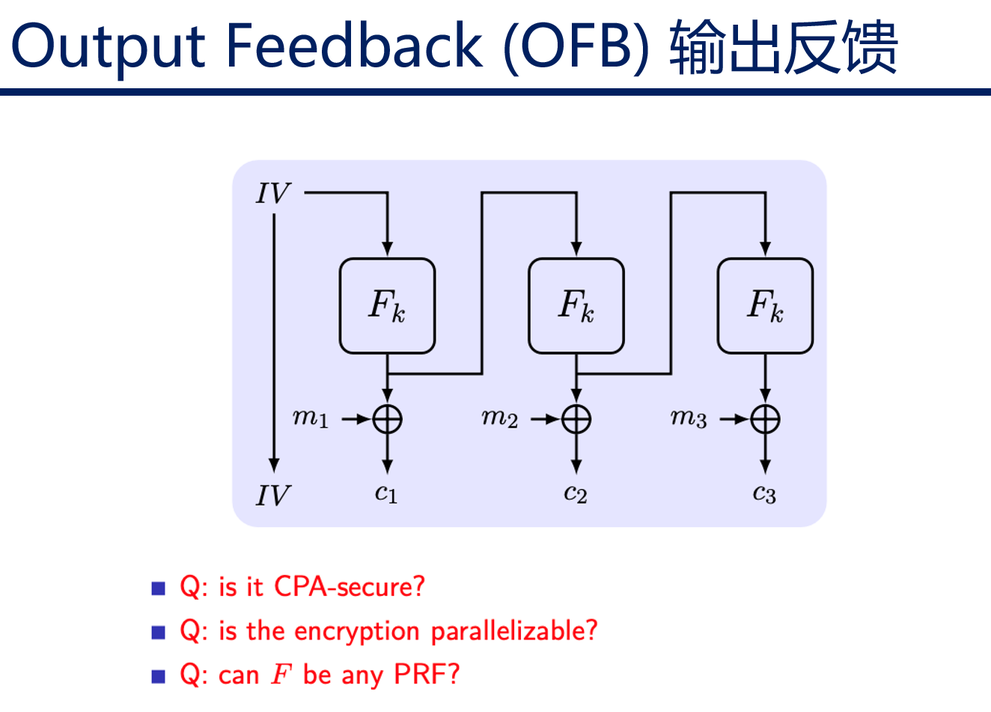
#> input picture 信息安全/密码学/课程实验指导/labs/lab2/lab2/assets/image-20240329001616308.png, 991 x 712 px, shrunk from 1324 x 952 before the run, given in place of avatarenc.png, which was not available
$ python CCAattacker1.py
#> lines starting #> are read from the running program, lines starting #| are printed output that depends on the picture; pictures that were not available may be replaced by others from this repository, and a replacement may not be noted
### 22信息安全/密码学原理/labs/lab2/lab2/CPA.py
import struct
from cryptography.hazmat.primitives.ciphers import Cipher, algorithms, modes
from cryptography.hazmat.backends import default_backend
import os
from PIL import Image
import numpy as np
__author__ = 'Zephyr369'

'''生成一个秘钥和iv，在本次实验中，我们假设密钥和iv在通信双方已经通过安全手段事先准备好'''
# 读取秘钥

# 封装为一个class，这样可以抽象的调用加密解密接口，而且可以封装一个oracle
class CPA(object):
    # 初始 决定好秘钥和iv
    def __init__(self, key_path=r"key\key.bin", iv_path=r"key\iv.bin"):
        os.makedirs(os.path.dirname(key_path), exist_ok=True)
        # 生成或读取密钥和IV
        if not os.path.exists(key_path) or not os.path.exists(iv_path):
            self.key = os.urandom(32)  # AES-256要求的密钥长度
            self.iv = os.urandom(16)   # OFB模式的IV大小
            with open(key_path, "wb") as key_file:
                key_file.write(self.key)
            with open(iv_path, "wb") as iv_file:
                iv_file.write(self.iv)
            self.cipher = Cipher(algorithms.AES(self.key), modes.OFB(self.iv), backend=default_backend())
        else:
            with open(key_path, "rb") as key_file:
                self.key = key_file.read()
            with open(iv_path, "rb") as iv_file:
                self.iv = iv_file.read()
            self.cipher = Cipher(algorithms.AES(self.key), modes.OFB(self.iv), backend=default_backend())

    # [25 lines left out: functions _process_image, _encrypt_schema, not called in this run]
        # 解密路线
    def _decrypt_schema(self, image):
        decryptor = self.cipher.decryptor()
        return decryptor.update(image) + decryptor.finalize()

    def encrypt_image(self, input_path, output_path):
        self._process_image(input_path, output_path, mode='encrypt')

    def decrypt_image(self, input_path, output_path):
        self._process_image(input_path, output_path, mode='decrypt')

### 信息安全/密码学/课程实验指导/labs/lab2/lab2/CCAattacker1.py
import struct
from cryptography.hazmat.primitives.ciphers import Cipher, algorithms, modes
from cryptography.hazmat.backends import default_backend
import os
from PIL import Image
import numpy as np
from CPA import CPA
__author__ = 'Zephyr369'
# 解密oracle
def decrypt_oracle(input_file, output_file):
    cpa = CPA()
    return cpa.decrypt_image(input_file, output_file)

def tamper_encrypted_image(enc_path):
#> called with enc_path = 'img\\avatarenc.png'
    above = r"img\CCAattack\上半部分篡改.png"
    below = r"img\CCAattack\下半部分篡改.png"
    result = r"img\CCAattack\破解结果.png"
    # 加载加密后的图片
    with Image.open(enc_path) as img:
#> img is the input picture: PIL image 991x712 RGB; mean R, G, B 236.1, 235, 244.6
        r, g, b = img.split()
    # 将每个通道转换为numpy数组以便篡改
    r_array = np.array(r, dtype=np.uint8)
    g_array = np.array(g, dtype=np.uint8)
    b_array = np.array(b, dtype=np.uint8)
    # 篡改上半部分
    process_image(r_array.copy(), g_array.copy(), b_array.copy(), above, 1, r.size, enc_path)
    # 篡改下半部分
    process_image(r_array.copy(), g_array.copy(), b_array.copy(), below, 2, r.size, enc_path)
    # 二者拼合
    compose(above, below, result, r.size, enc_path)


def process_image(r, g, b, output_file, choice, size, input_file):
    # 计算图片高度
#> called with output_file = 'img\\CCAattack\\上半部分篡改.png', choice = 1, size = (991, 712), input_file = 'img\\avatarenc.png'
    height = r.shape[0]
#> height = 712
    # 分半攻击
    tamper_height = height // 2
#> tamper_height = 356
    # 上半部分
    if choice == 1:
        r[:tamper_height] ^= 0xFF
#> r: shape (712, 991)
        g[:tamper_height] ^= 0xFF
#> g: shape (712, 991)
        b[:tamper_height] ^= 0xFF
#> b: shape (712, 991)
    # 下半部分
    if choice == 2:
        r[tamper_height:] ^= 0xFF
        g[tamper_height:] ^= 0xFF
        b[tamper_height:] ^= 0xFF

    r_new = Image.fromarray(r, mode='L')
    g_new = Image.fromarray(g, mode='L')
    b_new = Image.fromarray(b, mode='L')
    img_new = Image.merge("RGB", (r_new, g_new, b_new))
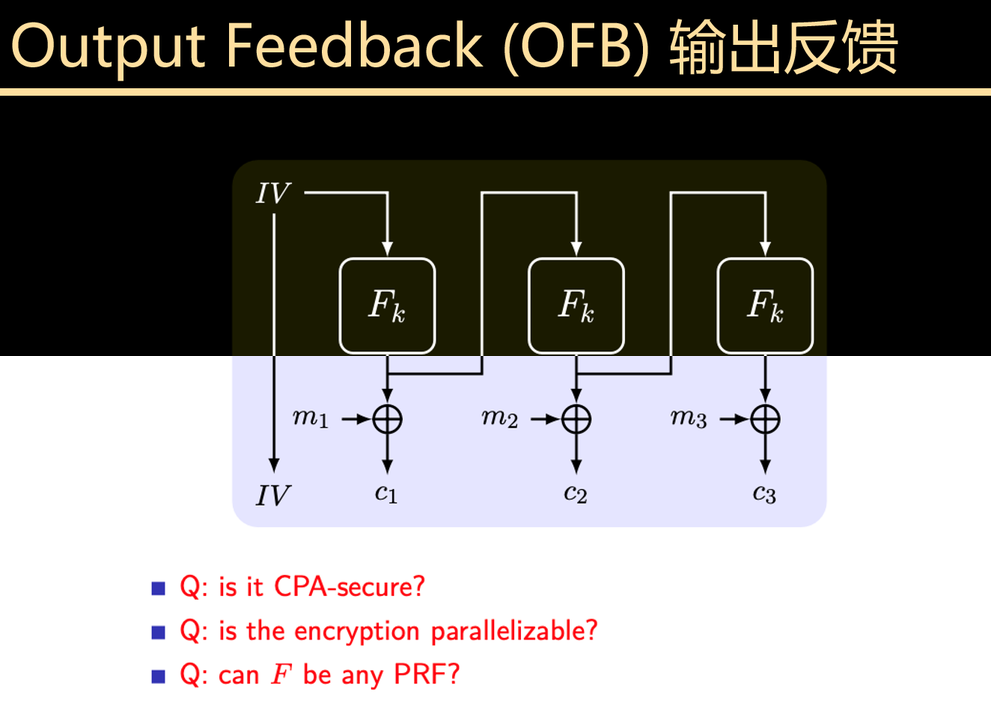
#> img_new: PIL image 991x712 RGB; mean R, G, B 135.9, 133.3, 131.1
    img_new.save(output_file)
    decrypt_oracle(output_file,output_file)
#> (the call stopped at in __init__, `self.cipher = Cipher(algorithms.AES(self.key), modes.OFB(self.iv), bac..`: cryptography is not available in this run)
#> call 2 of process_image, with output_file = 'img\\CCAattack\\下半部分篡改.png', choice = 2, size = (991, 712), input_file = 'img\\avatarenc.png'
#> in process_image (call 2), `g[tamper_height:] ^= 0xFF`:
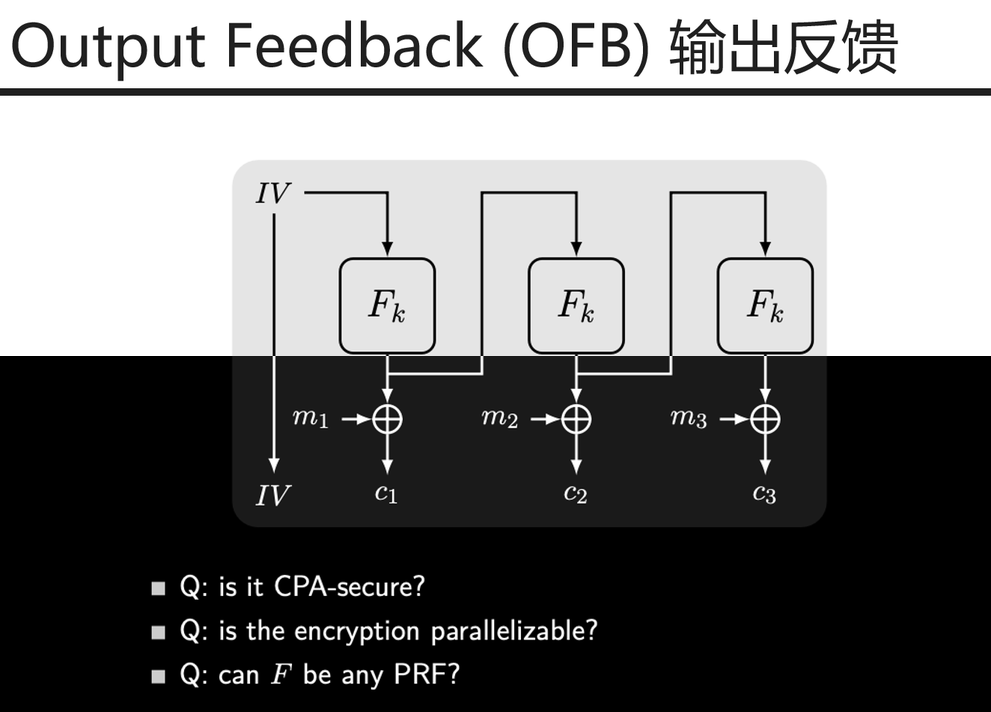
#> g: shape (712, 991); min 0, max 255, mean 121.7
#> in process_image (call 2), `b[tamper_height:] ^= 0xFF`:
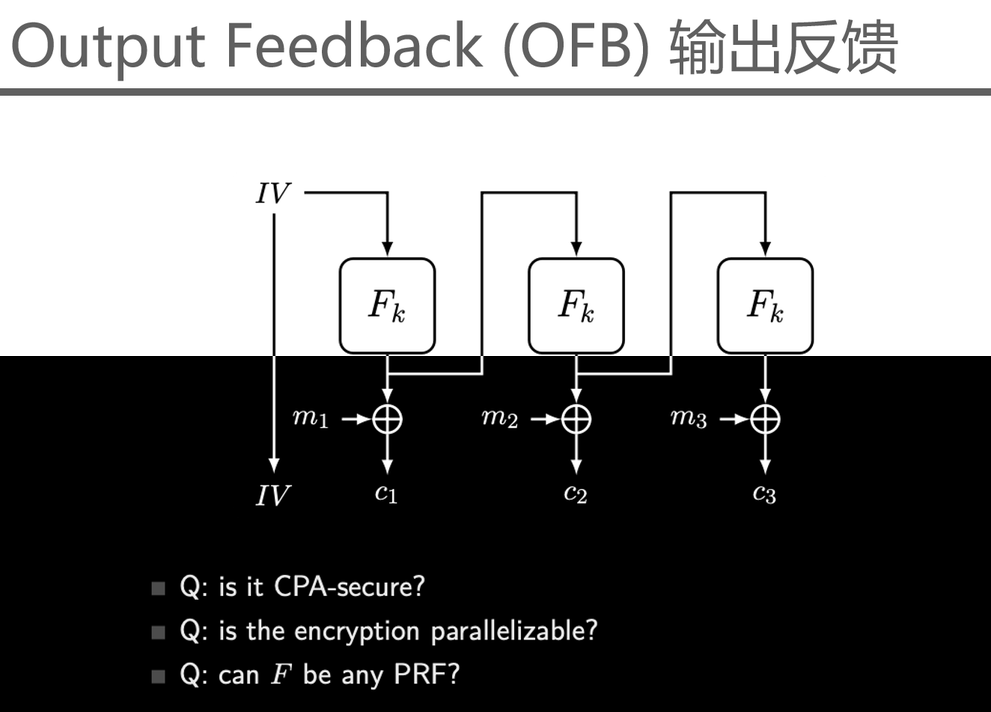
#> b: shape (712, 991); min 0, max 255, mean 123.9
#> in process_image (call 2), `img_new = Image.merge("RGB", (r_new, g_new, b_new))`:
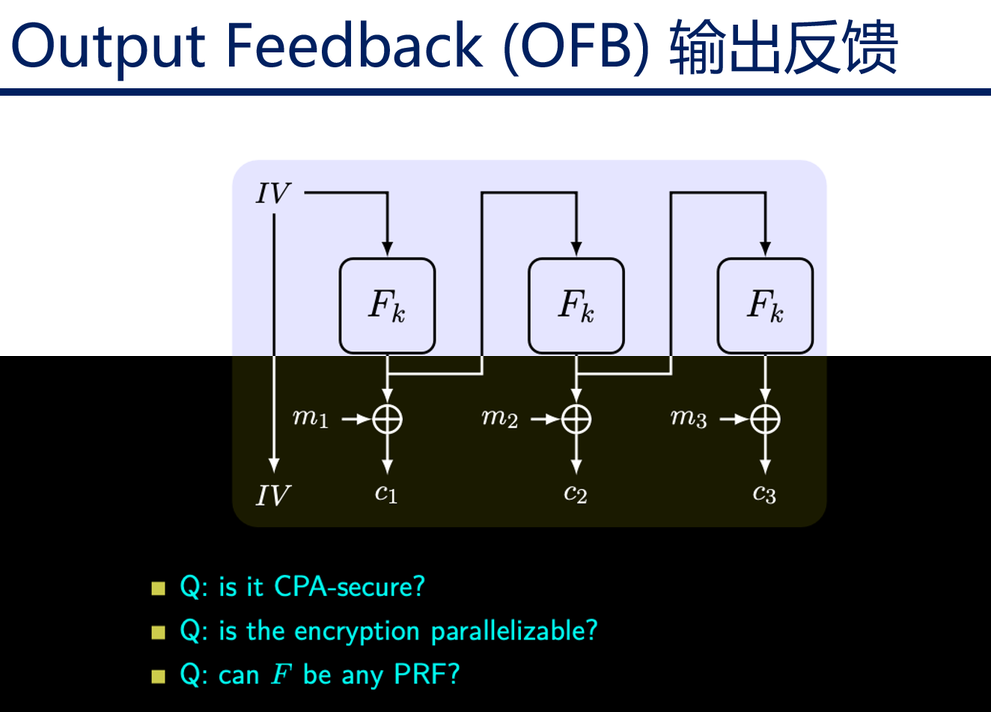
#> img_new: PIL image 991x712 RGB; mean R, G, B 119.1, 121.7, 123.9
#> (the call stopped at in __init__, `self.cipher = Cipher(algorithms.AES(self.key), modes.OFB(self.iv), bac..`: cryptography is not available in this run)

def compose(above, below, result_path, size, input_file):
#> called with above = 'img\\CCAattack\\上半部分篡改.png', below = 'img\\CCAattack\\下半部分篡改.png', result_path = 'img\\CCAattack\\破解结果.png', size = (991, 712), input_file = 'img\\avatarenc.png'
    with Image.open(above) as img:
        r, g, b = img.split()

    # 将每个通道转换为numpy数组以便篡改
    r_above = np.array(r, dtype=np.uint8)
    g_above = np.array(g, dtype=np.uint8)
    b_above = np.array(b, dtype=np.uint8)
    height = (r_above.shape[0]) // 2
#> height = 356
    # 留下半部分
    r_above = r_above[height:]
    g_above = g_above[height:]
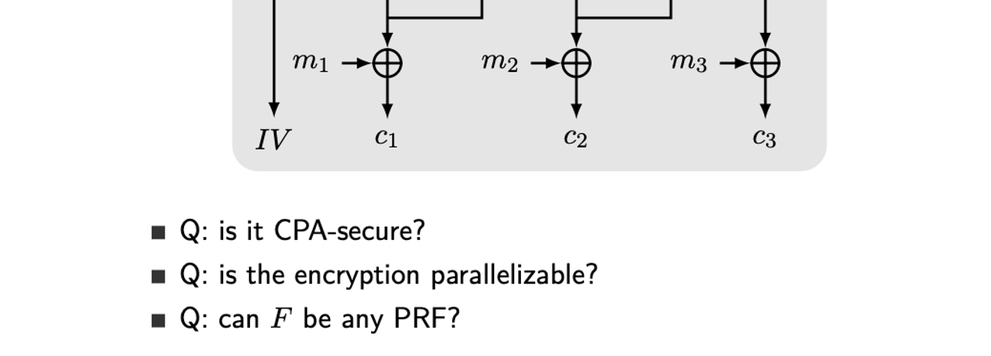
#> g_above: shape (356, 991); min 0, max 255, mean 240.8
    b_above = b_above[height:]
    with Image.open(below) as img:
        r, g, b = img.split()
    # 将每个通道转换为numpy数组以便篡改
    r_below = np.array(r, dtype=np.uint8)
    g_below = np.array(g, dtype=np.uint8)
    b_below = np.array(b, dtype=np.uint8)
    # 留上半部分
    r_below = r_below[:height]
    g_below = g_below[:height]
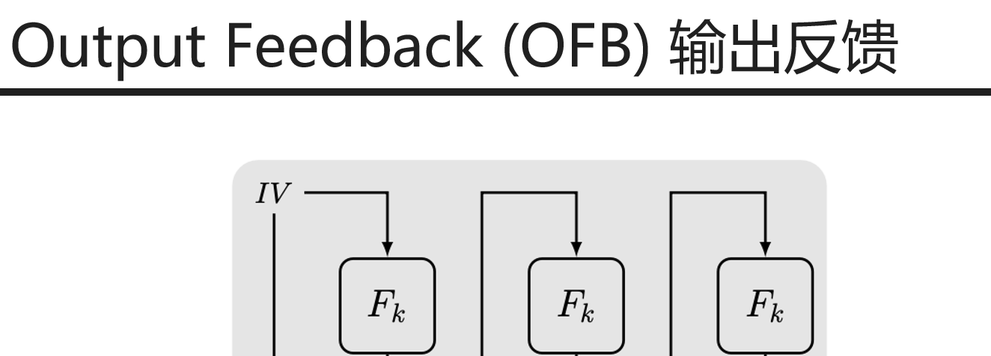
#> g_below: shape (356, 991); min 0, max 255, mean 229.3
    b_below = b_below[:height]
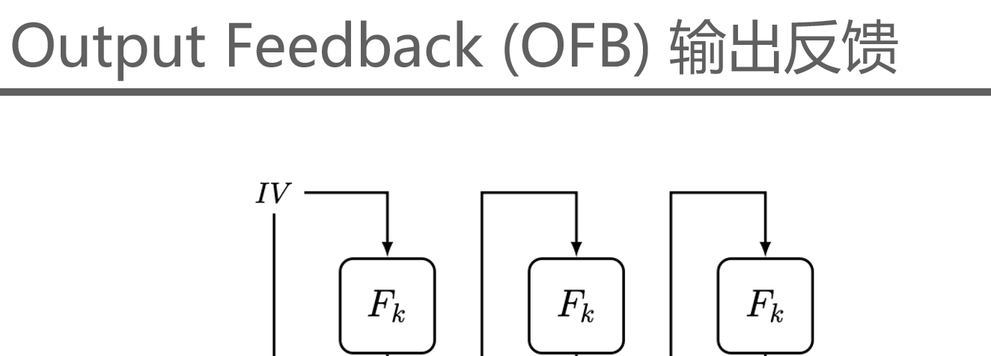
#> b_below: shape (356, 991); min 0, max 255, mean 241
    # 合并
    r = np.concatenate((r_below, r_above), axis=0)
    g = np.concatenate((g_below, g_above), axis=0)
    b = np.concatenate((b_below, b_above), axis=0)

    r_new = Image.fromarray(r, mode='L')
    g_new = Image.fromarray(g, mode='L')
    b_new = Image.fromarray(b, mode='L')
    img_new = Image.merge("RGB", (r_new, g_new, b_new))
    img_new.save(result_path)

tamper_encrypted_image(r'img\avatarenc.png')

$ run again, on 信息安全/密码学/课程实验指导/labs/lab2/lab2/assets/image-20240329002140591.png
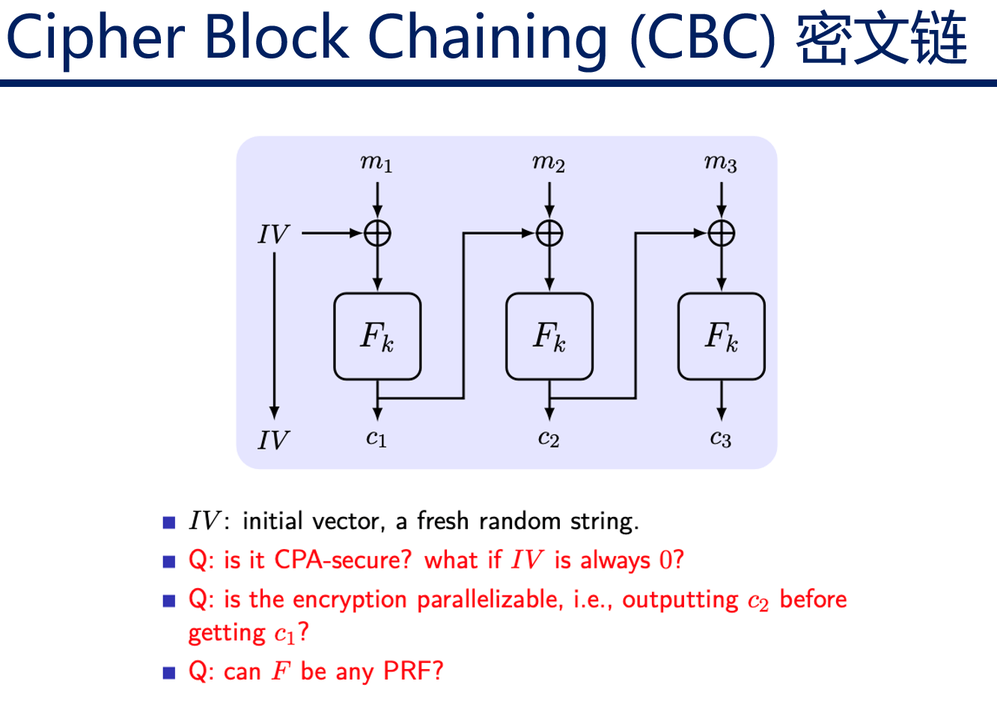
#> input picture 信息安全/密码学/课程实验指导/labs/lab2/lab2/assets/image-20240329002140591.png, 997 x 708 px, shrunk from 1332 x 945 before the run, given in place of avatarenc.png, which was not available
#> in tamper_encrypted_image, img is the input picture: PIL image 997x708 RGB; mean R, G, B 237.4, 235.6, 243.9
#> in process_image (call 2), `img_new = Image.merge("RGB", (r_new, g_new, b_new))`:
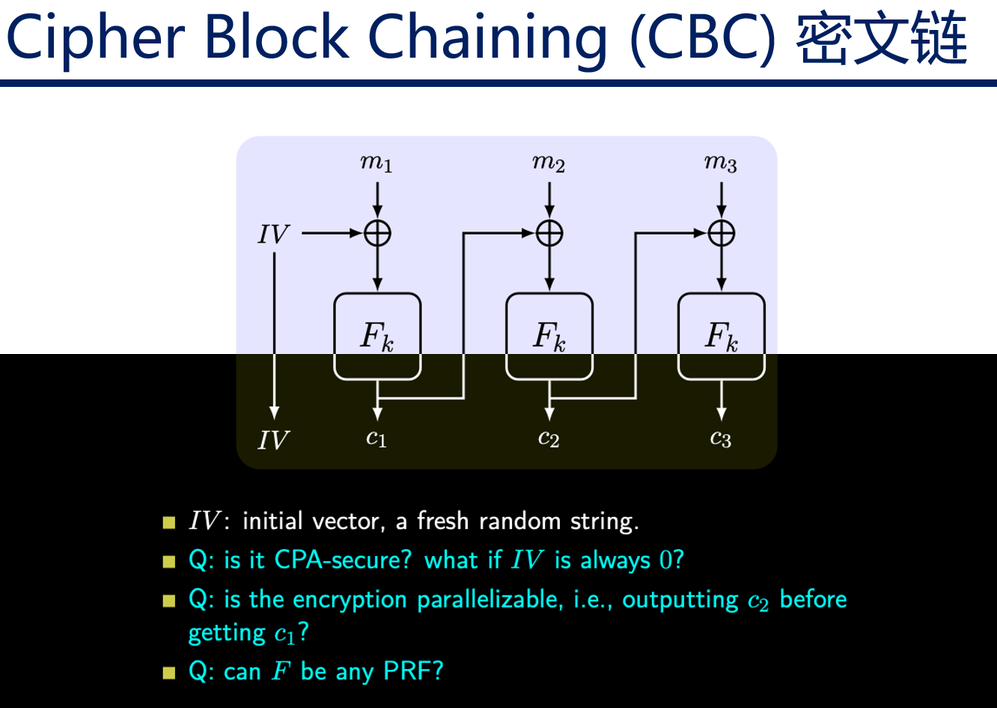
#> img_new: PIL image 997x708 RGB; mean R, G, B 117.9, 121.4, 125
#> in compose, `b_below = b_below[:height]`:
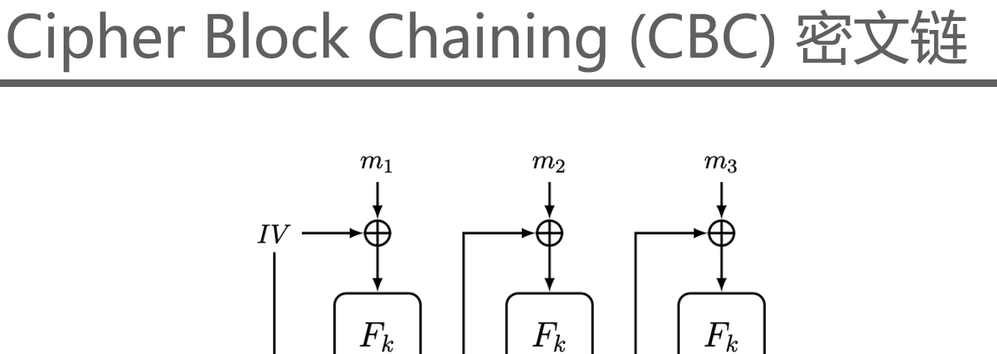
#> b_below: shape (354, 997); min 0, max 255, mean 241.5
